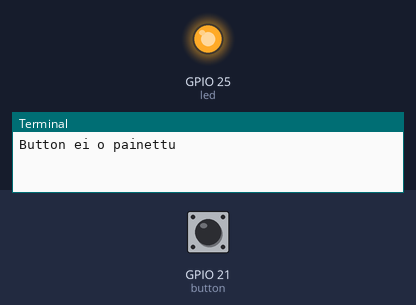
The program below on a simulated Raspberry Pi (BCM pin numbers). Parts: output pins drawn as LEDs (lit = HIGH), the last lines printed to the terminal. Inputs (shaded band) come from the test bench; at power-on: GPIO 21 (button) HIGH.

Above: at 1.2 s.
1.3 s: GPIO 21 (button) pulled LOW for 1.3 s
At 2.4 s:
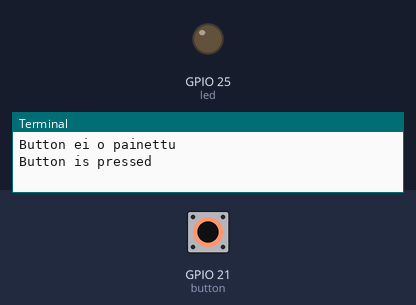
4.5 s: GPIO 21 (button) pulled LOW for 3.2 s
At 9.4 s:
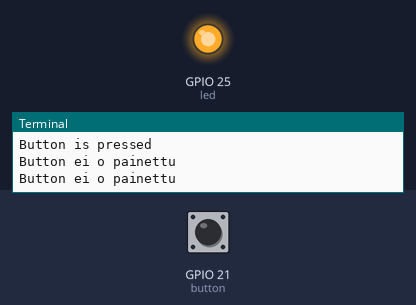
Timing chart, 0 to 10.9 s (numbered marks = the images above; inputs shaded):
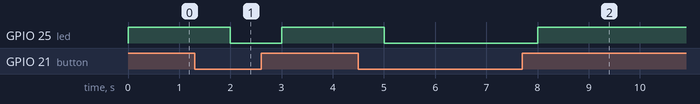

The program:

nappulatesti1.py
```python
#miksa 1.10.2016
#schema GND - LED - GPIO25
#GND - Button - GPIO21
from gpiozero import Button
from gpiozero import LED
from time import sleep
led=LED(25)
button =Button(21)
led.on()
while True:
    sleep(1)
    if button.is_pressed:
        print("Button is pressed")
        led.off()
    else:
        print("Button ei o painettu")
        led.on()
```

Measured:
- after the input at 1.3 s, GPIO 25 (led): HIGH → LOW after 0.70 s, → HIGH 1.0 s later
- after the input at 4.5 s, GPIO 25 (led): HIGH → LOW after 0.50 s, → HIGH 3.0 s later
